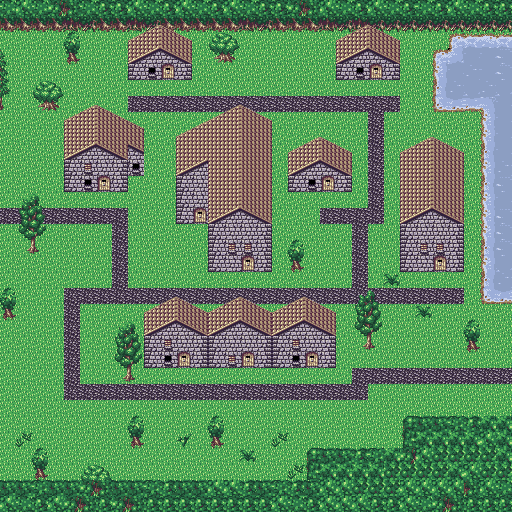

Below is a game level as drawn by its tile map, then a one-line description and the .tmx that defines it (tile-layer data replaced by summaries):
An orthogonal 32x32 tile map with 16x16 px tiles, 4 tile layers (Lower Full Tile, Lower Partial Tile, Upper 1 Partial Tile, Upper 2 Partial Tile), 1 hidden layer not drawn, 2 tilesets.

<map version="1.0" orientation="orthogonal" renderorder="right-down" width="32" height="32" tilewidth="16" tileheight="16" nextobjectid="1">
 <properties>
  <property name="music" value="relent.ogg" />
 </properties>
 <tileset firstgid="1" name="16x16-forest-town" tilewidth="16" tileheight="16">
  <properties>
   <property name="name2" value="forest-town" />
  </properties>
  <image source="16x16-forest-town.png" width="272" height="304" />
  <tile id="14">
   <properties>
    <property name="surface" value="CobbleRoad" />
    <property name="walkSound" value="stone0.wav" />
   </properties>
  </tile>
  <tile id="15">
   <properties>
    <property name="surface" value="CobbleRoad" />
   </properties>
  </tile>
  <tile id="16">
   <properties>
    <property name="surface" value="CobbleRoad" />
   </properties>
  </tile>
  <tile id="24">
   <properties>
    <property name="surface" value="Grass" />
    <property name="walkSound" value="grass0.wav" />
   </properties>
  </tile>
 </tileset>
 <tileset firstgid="324" source="controlset.tsx" />
 <layer name="Lower Full Tile" width="32" height="32">
  <data>[1024 cells, 830 non-empty, 2 distinct tile ids]</data>
 </layer>
 <layer name="Lower Partial Tile" width="32" height="32">
  <data>[1024 cells, 121 non-empty, 27 distinct tile ids]</data>
 </layer>
 <layer name="Upper 1 Partial Tile" width="32" height="32">
  <data>[1024 cells, 56 non-empty, 13 distinct tile ids]</data>
 </layer>
 <layer name="Upper 2 Partial Tile" width="32" height="32">
  <data>[1024 cells, 310 non-empty, 38 distinct tile ids]</data>
 </layer>
 <layer name="Control" width="32" height="32" visible="0">
  <data>[1024 cells, 397 non-empty, 22 distinct tile ids]</data>
 </layer>
</map>
